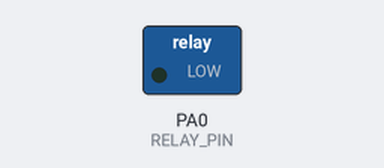
This program was run on a simulated ATmega32, built with avr-gcc and emulated at 8 MHz. Parts: switched loads named in the program (green lamp = pin HIGH).

Above: at 1.0 s.
At 3.1 s:
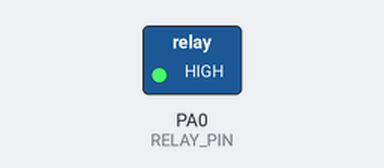
Timing chart, 0 to 5.4 s (numbered marks = the images above):
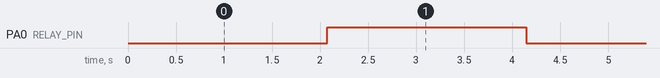

The program:

main.c
```c
/********************************************************************************************/
/********************************************************************************************/
/********************			Author: Hosam Ayoub			*********************************/
/********************************************************************************************/
/********************************************************************************************/
#include "../LIB/STD_TYPES.h"
#include "../LIB/BIT_MATH.h"
#include "../MCAL/DIO/DIO_interface.h"
#include "../HAL/Relay/Relay_interface.h"
#define F_CPU 8000000UL
#include <util/delay.h>

void main (void)
{
	Relay_voidIntialization();
	while (1)
	{
		Relay_voidNormallyClose();
		_delay_ms(2000);
		Relay_voidNormallyOpen();
		_delay_ms(2000);
	}
}
```

Relay_config.h
```c
/********************************************************************************************/
/********************************************************************************************/
/********************			Author: Hosam Ayoub			*********************************/
/********************			Layer: HAL					*********************************/
/********************			SWC: Transistor			*********************************/
/********************			Version: 1.00				*********************************/
/********************************************************************************************/
/********************************************************************************************/
#ifndef RELAY_CONFIG_H
#define RELAY_CONFIG_H

#define RELAY_PORT		DIO_PORTA
#define RELAY_PIN		DIO_PIN0

#endif
```

Relay_interface.h
```c
/********************************************************************************************/
/********************************************************************************************/
/********************			Author: Hosam Ayoub			*********************************/
/********************			Layer: HAL					*********************************/
/********************			SWC: Transistor			*********************************/
/********************			Version: 1.00				*********************************/
/********************************************************************************************/
/********************************************************************************************/
#ifndef RELAY_INTERFACE_H
#define RELAY_INTERFACE_H

void Relay_voidIntialization(void);
void Relay_voidNormallyClose(void);
void Relay_voidNormallyOpen(void);

#endif
```

Relay_program.c
```c
/********************************************************************************************/
/********************************************************************************************/
/********************			Author: Hosam Ayoub			*********************************/
/********************			Layer: HAL					*********************************/
/********************			SWC: Transistor			*********************************/
/********************			Version: 1.00				*********************************/
/********************************************************************************************/
/********************************************************************************************/
#include "../../LIB/STD_TYPES.h"
#include "../../LIB/BIT_MATH.h"
#include "../../MCAL/DIO/DIO_interface.h"
#include "Relay_interface.h"
#include "Relay_private.h"
#include "Relay_config.h"


void Relay_voidIntialization(void)
{
	DIO_u8SetPinDirection(RELAY_PORT, RELAY_PIN, DIO_PIN_OUTPUT);
}

void Relay_voidNormallyClose(void)
{
	DIO_u8SetPinValue(RELAY_PORT, RELAY_PIN, DIO_PIN_LOW);
}

void Relay_voidNormallyOpen(void)
{
	DIO_u8SetPinValue(RELAY_PORT, RELAY_PIN, DIO_PIN_HIGH);
}
```

Relay_private.h
```c
/********************************************************************************************/
/********************************************************************************************/
/********************			Author: Hosam Ayoub			*********************************/
/********************			Layer: HAL					*********************************/
/********************			SWC: Transistor			*********************************/
/********************			Version: 1.00				*********************************/
/********************************************************************************************/
/********************************************************************************************/
#ifndef RELAY_PRIVATE_H
#define RELAY_PRIVATE_H


#endif
```

BIT_MATH.h
```c
/********************************************************************************************/
/********************************************************************************************/
/********************			Author: Hosam Ayoub			*********************************/
/********************************************************************************************/
/********************************************************************************************/
#ifndef 	BIT_MATH_H
#define BIT_MATH_H

#define SET_BIT(REG,BIT) (REG) |=  (1 << (BIT))
#define CLR_BIT(REG,BIT) (REG) &= ~(1 << (BIT))
#define TOG_BIT(REG,BIT) (REG) ^=  (1 << (BIT))
#define GET_BIT(REG,BIT) (((REG) >> (BIT)) & 0x01)


#endif
```

STD_TYPES.h
```c
/********************************************************************************************/
/********************************************************************************************/
/********************			Author: Hosam Ayoub			*********************************/
/********************************************************************************************/
/********************************************************************************************/
#ifndef	STD_TYPES_H
#define STD_TYPES_H

typedef unsigned char			u8;
typedef signed char 				s8;

typedef short unsigned int		u16;
typedef short signed int 		s16;

typedef unsigned int 			u32;
typedef signed int 				s32;

typedef float 						f32;
typedef double 						f64;
typedef long double				f96;

#define NULL 0

#endif
```

DIO_config.h
```c
/********************************************************************************************/
/********************************************************************************************/
/********************			Author: Hosam Ayoub			*********************************/
/********************			Layer: MCAL					*********************************/
/********************			SWC: DIO					*********************************/
/********************			Version: 1.00				*********************************/
/********************************************************************************************/
/********************************************************************************************/
#ifndef DIO_CONFIG_H
#define DIO_CONFIG_H


#endif
```

DIO_interface.h
```c
/********************************************************************************************/
/********************************************************************************************/
/********************			Author: Hosam Ayoub			*********************************/
/********************			Layer: MCAL					*********************************/
/********************			SWC: DIO					*********************************/
/********************			Version: 1.00				*********************************/
/********************************************************************************************/
/********************************************************************************************/
#ifndef DIO_INTERFACE_H
#define DIO_INTERFACE_H

#define DIO_PIN_INPUT		0
#define DIO_PIN_OUTPUT	    1

#define DIO_PIN_LOW		    0
#define DIO_PIN_HIGH	    1

#define DIO_PORTA		    0
#define DIO_PORTB		    1
#define DIO_PORTC		    2
#define DIO_PORTD		    3

#define DIO_PIN0		    0
#define DIO_PIN1		    1
#define DIO_PIN2		    2
#define DIO_PIN3		    3
#define DIO_PIN4		    4
#define DIO_PIN5		    5
#define DIO_PIN6		    6
#define DIO_PIN7		    7

#define DIO_NO_PULLUP	    0
#define DIO_PULLUP		    1

#define DIO_PORT_INPUT	    0
#define DIO_PORT_OUTPUT	    0xff

#define DIO_PORT_LOW	    0
#define DIO_PORT_HIGH	    0xff

#define DIO_OK				0
#define DIO_ERROR			1


u8 DIO_u8SetPortValue(u8 Copy_u8Port, u8 Copy_u8Value);
u8 DIO_u8SetPortDirection(u8 Copy_u8Port, u8 Copy_u8Direction);
u8 DIO_u8GetPortValue(u8 Copy_u8Port, u8 *Copy_u8Variable);

u8 DIO_u8SetPinValue(u8 Copy_u8Port, u8 Copy_u8Pin, u8 Copy_u8Value);
u8 DIO_u8SetPinDirection(u8 Copy_u8Port, u8 Copy_u8Pin, u8 Copy_u8Direction);
u8 DIO_u8GetPinValue(u8 Copy_u8Port, u8 Copy_u8Pin, u8 *Copy_u8Variable);


#endif
```

DIO_private.h
```c
/********************************************************************************************/
/********************************************************************************************/
/********************			Author: Hosam Ayoub			*********************************/
/********************			Layer: MCAL					*********************************/
/********************			SWC: DIO					*********************************/
/********************			Version: 1.00				*********************************/
/********************************************************************************************/
/********************************************************************************************/
#ifndef DIO_PRIVATE_H
#define DIO_PRIVATE_H

#define DDRA  	(*((volatile u8*)0x3A))
#define PORTA 	(*((volatile u8*)0x3B))
#define PINA  	(*((volatile u8*)0x39))

#define DDRB  	(*((volatile u8*)0x37))
#define PORTB	(*((volatile u8*)0x38))
#define PINB  	(*((volatile u8*)0x36))

#define DDRC  	(*((volatile u8*)0x34))
#define PORTC	(*((volatile u8*)0x35))
#define PINC	(*((volatile u8*)0x33))

#define DDRD  	(*((volatile u8*)0x31))
#define PORTD	(*((volatile u8*)0x32))
#define PIND	(*((volatile u8*)0x30))


#endif
```

DIO_program.c
```c
/********************************************************************************************/
/********************************************************************************************/
/********************			Author: Hosam Ayoub			*********************************/
/********************			Layer: MCAL					*********************************/
/********************			SWC: DIO					*********************************/
/********************			Version: 1.00				*********************************/
/********************************************************************************************/
/********************************************************************************************/
#include "../../LIB/STD_TYPES.h"
#include "../../LIB/BIT_MATH.h"
#include "DIO_interface.h"
#include "DIO_private.h"
#include "DIO_config.h"


u8 DIO_u8SetPortDirection(u8 Copy_u8Port, u8 Copy_u8Direction)
{
	u8 Local_u8RunState = DIO_OK;
	switch(Copy_u8Port)
	{
	case DIO_PORTA: DDRA = Copy_u8Direction; break;
	case DIO_PORTB:	DDRB = Copy_u8Direction; break;
	case DIO_PORTC: DDRC = Copy_u8Direction; break;
	case DIO_PORTD: DDRD = Copy_u8Direction; break;
	default: Local_u8RunState = DIO_ERROR;
	}
	return Local_u8RunState;
}


u8 DIO_u8SetPortValue(u8 Copy_u8Port, u8 Copy_u8Value)
{
	u8 Local_u8RunState = DIO_OK;
	switch(Copy_u8Port)
	{
	case DIO_PORTA: PORTA = Copy_u8Value; break;
	case DIO_PORTB:	PORTB = Copy_u8Value; break;
	case DIO_PORTC: PORTC = Copy_u8Value; break;
	case DIO_PORTD: PORTD = Copy_u8Value; break;
	default: Local_u8RunState = DIO_ERROR;
	}
	return Local_u8RunState;
}


u8 DIO_u8GetPortValue(u8 Copy_u8Port, u8 *Copy_u8Variable)
{
	u8 Local_u8RunState = DIO_OK;
	if(Copy_u8Variable != NULL)
	{
		switch(Copy_u8Port)
		{
		case DIO_PORTA: *Copy_u8Variable = PINA; break;
		case DIO_PORTB:	*Copy_u8Variable = PINB; break;
		case DIO_PORTC: *Copy_u8Variable = PINC; break;
		case DIO_PORTD: *Copy_u8Variable = PIND; break;
		default: Local_u8RunState = DIO_ERROR;
		}
	}
	else
	{
		Local_u8RunState = DIO_ERROR;
	}
	return Local_u8RunState;
}


u8 DIO_u8SetPinDirection(u8 Copy_u8Port, u8 Copy_u8Pin, u8 Copy_u8Direction)
{
	u8 Local_u8RunState = DIO_OK;
	if((Copy_u8Pin >= DIO_PIN0) && (Copy_u8Pin <= DIO_PIN7))
	{
		if(Copy_u8Direction == DIO_PIN_INPUT)
		{
			switch(Copy_u8Port)
			{
			case DIO_PORTA: CLR_BIT(DDRA, Copy_u8Pin); break;
			case DIO_PORTB:	CLR_BIT(DDRB, Copy_u8Pin); break;
			case DIO_PORTC: CLR_BIT(DDRC, Copy_u8Pin); break;
			case DIO_PORTD: CLR_BIT(DDRD, Copy_u8Pin); break;
			default: Local_u8RunState = DIO_ERROR;
			}
		}
		else if(Copy_u8Direction == DIO_PIN_OUTPUT)
		{
			switch(Copy_u8Port)
			{
			case DIO_PORTA: SET_BIT(DDRA, Copy_u8Pin); break;
			case DIO_PORTB:	SET_BIT(DDRB, Copy_u8Pin); break;
			case DIO_PORTC: SET_BIT(DDRC, Copy_u8Pin); break;
			case DIO_PORTD: SET_BIT(DDRD, Copy_u8Pin); break;
			default: Local_u8RunState = DIO_ERROR;
			}
		}
		else
		{
			Local_u8RunState = DIO_ERROR;
		}
	}
	else
	{
		Local_u8RunState = DIO_ERROR;
	}
	return Local_u8RunState;
}


u8 DIO_u8SetPinValue(u8 Copy_u8Port, u8 Copy_u8Pin, u8 Copy_u8Value)
{
	u8 Local_u8RunState = DIO_OK;
	if((Copy_u8Pin >= DIO_PIN0) && (Copy_u8Pin <= DIO_PIN7))
	{
		if(Copy_u8Value == DIO_PIN_LOW)
		{
			switch(Copy_u8Port)
			{
			case DIO_PORTA: CLR_BIT(PORTA, Copy_u8Pin); break;
			case DIO_PORTB:	CLR_BIT(PORTB, Copy_u8Pin); break;
			case DIO_PORTC: CLR_BIT(PORTC, Copy_u8Pin); break;
			case DIO_PORTD: CLR_BIT(PORTD, Copy_u8Pin); break;
			default: Local_u8RunState = DIO_ERROR;
			}
		}
		else if(Copy_u8Value == DIO_PIN_HIGH)
		{
			switch(Copy_u8Port)
			{
			case DIO_PORTA: SET_BIT(PORTA, Copy_u8Pin); break;
			case DIO_PORTB:	SET_BIT(PORTB, Copy_u8Pin); break;
			case DIO_PORTC: SET_BIT(PORTC, Copy_u8Pin); break;
			case DIO_PORTD: SET_BIT(PORTD, Copy_u8Pin); break;
			default: Local_u8RunState = DIO_ERROR;
			}
		}
		else
		{
			Local_u8RunState = DIO_ERROR;
		}
	}
	else
	{
		Local_u8RunState = DIO_ERROR;
	}
	return Local_u8RunState;
}


u8 DIO_u8GetPinValue(u8 Copy_u8Port, u8 Copy_u8Pin, u8 *Copy_u8Variable)
{
	u8 Local_u8RunState = DIO_OK;
	if((Copy_u8Pin >= DIO_PIN0) && (Copy_u8Pin <= DIO_PIN7) && (Copy_u8Variable != NULL))
	{
		switch(Copy_u8Port)
		{
		case DIO_PORTA: *Copy_u8Variable = GET_BIT(PINA, Copy_u8Pin); break;
		case DIO_PORTB:	*Copy_u8Variable = GET_BIT(PINB, Copy_u8Pin); break;
		case DIO_PORTC: *Copy_u8Variable = GET_BIT(PINC, Copy_u8Pin); break;
		case DIO_PORTD: *Copy_u8Variable = GET_BIT(PIND, Copy_u8Pin); break;
		default: Local_u8RunState = DIO_ERROR;
		}
	}
	else
	{
		Local_u8RunState = DIO_ERROR;
	}
	return Local_u8RunState;
}
```

Measured:
- by itself, PA0 (RELAY_PIN): alternates HIGH for 2.1 s and LOW for 2.1 s
